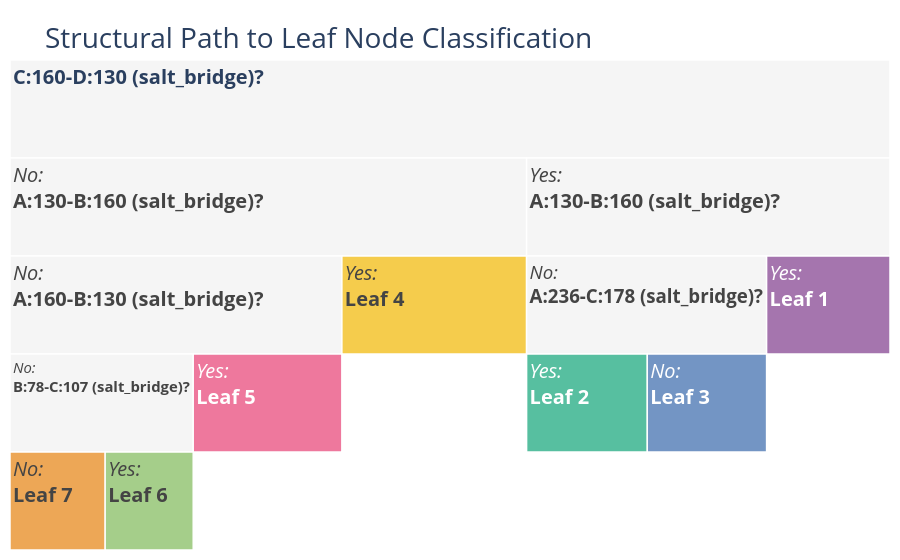

Here is the notebook cell this chart was saved with:
### Markdown cell above
#### Tree Visualization

### Code cell
import json
import numpy as np
import plotly.express as px
import plotly.graph_objects as go

# 1. Data Loading
with open('output/tree.json', 'r') as f:
    tree_data = json.load(f)

# 2. Setup Coloring based strictly on leaf_id
# Helper function to scan the JSON and find all unique leaf IDs
def get_all_leaf_ids(node):
    if node.get("leaf"):
        return [node.get("leaf_id")]
    leaves = []
    if "left" in node: leaves.extend(get_all_leaf_ids(node["left"]))
    if "right" in node: leaves.extend(get_all_leaf_ids(node["right"]))
    return leaves

unique_leaves = np.sort(np.unique(get_all_leaf_ids(tree_data)))

colors_palette = px.colors.qualitative.Bold  # High contrast for papers
# Map colors directly to the leaf_id
leaf_color_map = {l: colors_palette[i % len(colors_palette)] for i, l in enumerate(unique_leaves)}

# Clear lists
ids, labels, parents, values, colors = [], [], [], [], []

def parse_node(node, parent_id=None, connection="ROOT"):
    node_id = str(id(node))
    val = node.get("n_frames", 1)

    # Format the Connection Label
    path_info = ""
    if connection == "PRESENT":
        path_info = "<i>Yes:</i><br>"
    elif connection == "ABSENT":
        path_info = "<i>No:</i><br>"

    if not node.get("leaf"):
        raw_rule = node.get("rule", {}).get("name", "Split")
        rule_name = rename_map.get(raw_rule, raw_rule)
        display_label = f"{path_info}<b>{rule_name}?</b>"
        node_color = "rgb(245, 245, 245)"
    else:
        # We are completely ignoring macrostates here. Just using leaf_id.
        leaf_id = node.get("leaf_id")

        # 1-based indexing in the plot cells
        display_label = f"{path_info}<b>Leaf {leaf_id + 1}</b>"
        node_color = leaf_color_map[leaf_id]

    ids.append(node_id)
    labels.append(display_label)
    parents.append(parent_id)
    values.append(val)
    colors.append(node_color)

    if "left" in node:
        parse_node(node["left"], node_id, connection="PRESENT")
    if "right" in node:
        parse_node(node["right"], node_id, connection="ABSENT")

# Parse the tree
parse_node(tree_data)

# 3. Create Icicle Plot
fig = go.Figure()

fig.add_trace(go.Icicle(
    ids=ids,
    labels=labels,
    parents=parents,
    values=values,
    branchvalues="total",
    marker=dict(colors=colors, line=dict(color='white', width=1.5)),
    tiling=dict(orientation='v'),
    pathbar=dict(visible=True)
))

# 4. Final Styling
fig.update_layout(
    title=dict(
        text="Structural Path to Leaf Node Classification",
        y=0.95,
        x=0.05,
        xanchor='left'
    ),
    font=dict(size=20),
    template="plotly_white",
    xaxis=dict(visible=False),
    yaxis=dict(visible=False),
    showlegend=False,
    margin=dict(t=60, l=10, r=10, b=10),
)

# 5. Show the figure
fig.show(config={'displayModeBar': False})

### Figure 1 — Plotly figure (JSON) as saved in the notebook; plotly's stock layout.template omitted (floating-point values rounded to 4 significant figures)
{"data": [{"branchvalues": "total", "ids": ["139610194230272", "139610182556992", "139610182070848", "139610182071040", "139610181880960", "139610182074176", "139610182072320", "139610182074240", "139610182073792", "139610182064064", "139610182063808", "139610182062336", "139610182058944"], "labels": ["<b>C:160-D:130 (salt_bridge)?</b>", "<i>Yes:</i><br><b>A:130-B:160 (salt_bridge)?</b>", "<i>Yes:</i><br><b>Leaf 1</b>", "<i>No:</i><br><b>A:236-C:178 (salt_bridge)?</b>", "<i>Yes:</i><br><b>Leaf 2</b>", "<i>No:</i><br><b>Leaf 3</b>", "<i>No:</i><br><b>A:130-B:160 (salt_bridge)?</b>", "<i>Yes:</i><br><b>Leaf 4</b>", "<i>No:</i><br><b>A:160-B:130 (salt_bridge)?</b>", "<i>Yes:</i><br><b>Leaf 5</b>", "<i>No:</i><br><b>B:78-C:107 (salt_bridge)?</b>", "<i>Yes:</i><br><b>Leaf 6</b>", "<i>No:</i><br><b>Leaf 7</b>"], "marker": {"colors": ["rgb(245, 245, 245)", "rgb(245, 245, 245)", "rgb(127, 60, 141)", "rgb(245, 245, 245)", "rgb(17, 165, 121)", "rgb(57, 105, 172)", "rgb(245, 245, 245)", "rgb(242, 183, 1)", "rgb(245, 245, 245)", "rgb(231, 63, 116)", "rgb(245, 245, 245)", "rgb(128, 186, 90)", "rgb(230, 131, 16)"], "line": {"color": "white", "width": 1.5}}, "parents": [null, "139610194230272", "139610182556992", "139610182556992", "139610182071040", "139610182071040", "139610194230272", "139610182072320", "139610182072320", "139610182073792", "139610182073792", "139610182063808", "139610182063808"], "pathbar": {"visible": true}, "tiling": {"orientation": "v"}, "type": "icicle", "values": [25000, 10324, 3506, 6818, 3428, 3390, 14676, 5248, 9428, 4223, 5205, 2502, 2703]}], "layout": {"font": {"size": 20}, "margin": {"b": 10, "l": 10, "r": 10, "t": 60}, "showlegend": false, "title": {"text": "Structural Path to Leaf Node Classification", "x": 0.05, "xanchor": "left", "y": 0.95}, "xaxis": {"visible": false}, "yaxis": {"visible": false}}}
